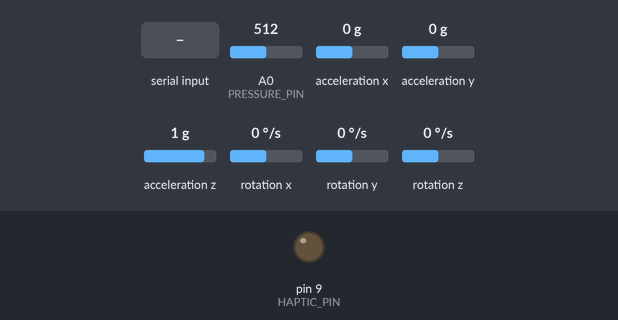
A sketch run on a simulated Arduino Uno, built with avr-gcc and run on an emulated ATmega328P. On the bench: output pins drawn as LEDs (lit = HIGH). Inputs (shaded band) come from the test bench; at power-on: A0 (PRESSURE_PIN) = 512, acceleration x 0 g, acceleration y 0 g, acceleration z 1 g, rotation x 0 °/s, rotation y 0 °/s, rotation z 0 °/s. What the sketch prints to the serial monitor is not drawn.

Above: at 1.2 s.
1.3 s: "H90\n" received over Serial
At 1.7 s:
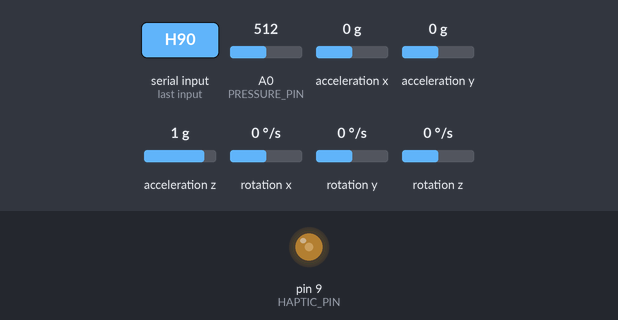
Timing chart, 0 to 4.3 s (numbered marks = the images above; inputs shaded):
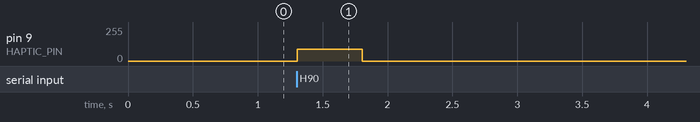

The sketch:

firmware_reference.ino
```cpp
/*
 * firmware_reference.ino
 * Arduino firmware for the FoG therapy wrist sensor.
 *
 * Hardware (Arduino Uno / Nano):
 *   SDA (A4)  → MPU-6050 SDA
 *   SCL (A5)  → MPU-6050 SCL
 *   A0        → FSR pressure sensor (voltage divider with 10k to GND)
 *   D9 (PWM)  → ERM/LRA haptic motor driver IN (e.g. DRV2605 or simple NPN)
 *   USB       → Serial 115200 baud to Python
 *
 * Serial output (60 Hz, ASCII CSV):
 *   ACC_X,ACC_Y,ACC_Z,GYR_X,GYR_Y,GYR_Z,PRESSURE\n
 *   Units: acc in m/s^2, gyro in rad/s, pressure in raw ADC counts (0-1023)
 *
 * Serial input (haptic command from Python):
 *   H<strength>\n   e.g. H200\n  (PWM 0-255)
 *   H0\n            turn off haptic
 */

#include <Wire.h>
#include <MPU6050.h>  // https://github.com/jrowberg/i2cdevlib

MPU6050 mpu;

const int HAPTIC_PIN       = 9;
const int PRESSURE_PIN     = A0;
const int HAPTIC_DURATION  = 500;  // ms — matches Python HAPTIC_DURATION_MS
const int SAMPLE_INTERVAL  = 1000 / 60;  // ~16 ms for 60 Hz

// MPU-6050 sensitivity (default ±2g, ±250deg/s)
const float ACC_SCALE  = 9.80665 / 16384.0;   // LSB to m/s^2
const float GYRO_SCALE = (M_PI / 180.0) / 131.0;  // LSB to rad/s

unsigned long last_sample_ms = 0;

void setup() {
  Serial.begin(115200);
  Wire.begin();
  mpu.initialize();
  if (!mpu.testConnection()) {
    Serial.println("MPU6050 not found! Check wiring.");
    while (true);
  }
  pinMode(HAPTIC_PIN, OUTPUT);
  analogWrite(HAPTIC_PIN, 0);
}

void loop() {
  unsigned long now = millis();

  // ── Send sensor data at 60 Hz ──────────────────────────────────────────
  if (now - last_sample_ms >= SAMPLE_INTERVAL) {
    last_sample_ms = now;

    int16_t ax_raw, ay_raw, az_raw, gx_raw, gy_raw, gz_raw;
    mpu.getMotion6(&ax_raw, &ay_raw, &az_raw, &gx_raw, &gy_raw, &gz_raw);

    float ax = ax_raw * ACC_SCALE;
    float ay = ay_raw * ACC_SCALE;
    float az = az_raw * ACC_SCALE;
    float gx = gx_raw * GYRO_SCALE;
    float gy = gy_raw * GYRO_SCALE;
    float gz = gz_raw * GYRO_SCALE;
    int   pressure = analogRead(PRESSURE_PIN);

    // CSV line: ACC_X,ACC_Y,ACC_Z,GYR_X,GYR_Y,GYR_Z,PRESSURE
    Serial.print(ax, 4); Serial.print(",");
    Serial.print(ay, 4); Serial.print(",");
    Serial.print(az, 4); Serial.print(",");
    Serial.print(gx, 4); Serial.print(",");
    Serial.print(gy, 4); Serial.print(",");
    Serial.print(gz, 4); Serial.print(",");
    Serial.println(pressure);
  }

  // ── Read haptic command from Python ────────────────────────────────────
  if (Serial.available()) {
    String cmd = Serial.readStringUntil('\n');
    cmd.trim();
    if (cmd.startsWith("H")) {
      int pwm = cmd.substring(1).toInt();
      if (pwm > 0) {
        analogWrite(HAPTIC_PIN, pwm);
        delay(HAPTIC_DURATION);
        analogWrite(HAPTIC_PIN, 0);
      } else {
        analogWrite(HAPTIC_PIN, 0);
      }
    }
  }
}
```

Measured:
- after the input at 1.3 s, pin 9 (HAPTIC_PIN): 0/255 → 90/255 at once, → 0/255 0.50 s later
